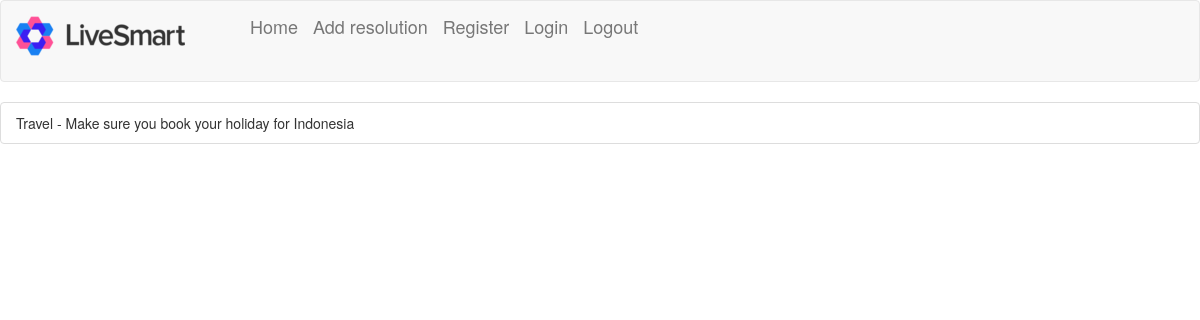
Screenshot of /resolution/1/ with the database file from the repository.
### resolution/models.py (models this page shows, shortened)
class notes(models.Model):
    yourresolution = models.ForeignKey(YourResolutions, on_delete=models.CASCADE)
    note_title = models.CharField(max_length=500)
    note_content = models.CharField(max_length=5000)

### resolution/views.py (the view)
# urls.py: path('<pk>/', views.DetailView.as_view(), name="detail"),
class DetailView(generic.DetailView):
    model = YourResolutions
    template_name = 'resolution/detail.html'

### resolution/templates/resolution/detail.html (shortened to what this page needs)
{% extends 'resolution/base.html' %}
{% block body %}
<ul class="list-group">
  {% for res in yourresolutions.notes_set.all %}
        <li class="list-group-item">{{ res.note_title }} - {{ res.note_content }}</li>
  {% endfor %}
</ul>
{% endblock %}

### rows the page displays
notes: note_title "Travel", note_content "Make sure you book your holiday for Indonesia"
